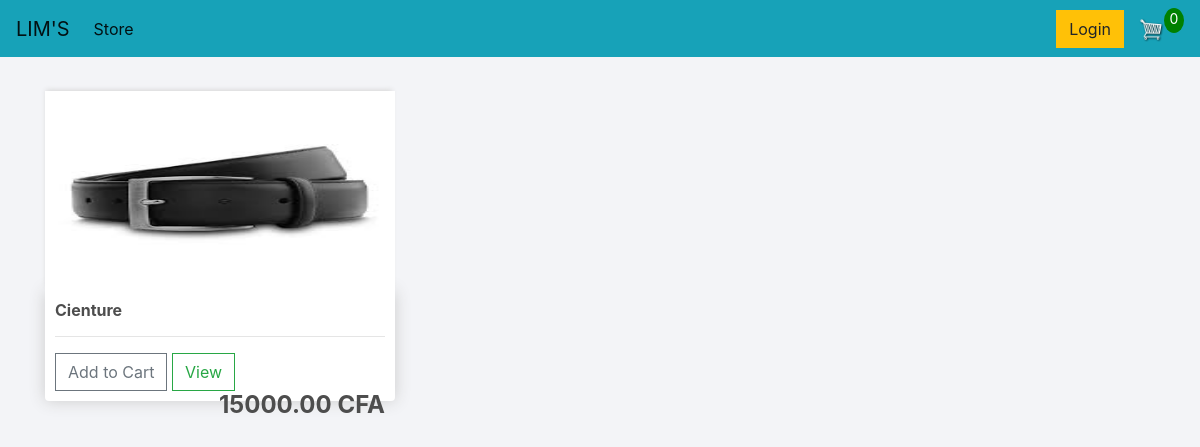
Before: / with the older database file.
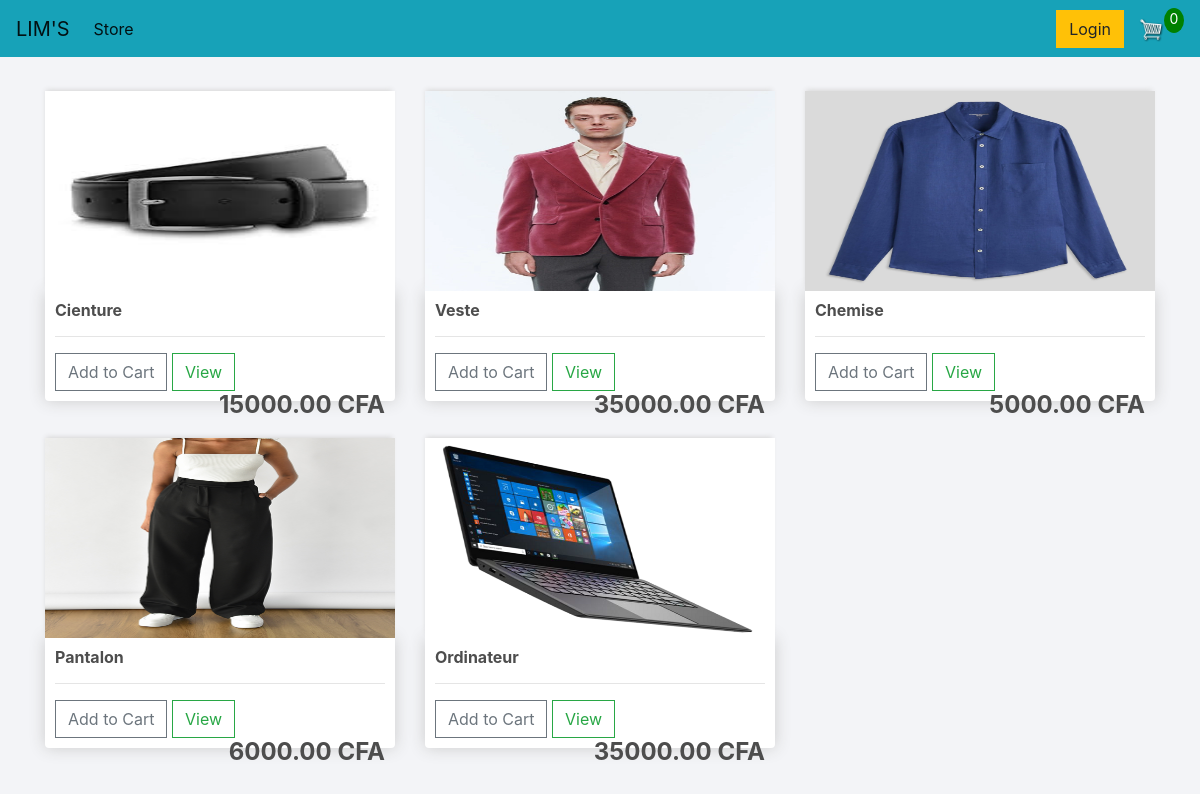
After: the same page with the newer database file.
### store/models.py (models this page shows, shortened)
class Product(models.Model):
    name = models.CharField(max_length=200, null=True)
    price = models.DecimalField(max_digits=7, decimal_places=2)
    digital = models.BooleanField(default=False, null=True, blank=True)
    image = models.ImageField(null=True, blank=True)

### store/views.py (the view)
# urls.py: path('', include('store.urls')),
def store(request):
    data = cartData(request)
    cartItems = data['cartItems']
    products = Product.objects.all()
    context = {'products':products, 'cartItems':cartItems}
    return render(request, 'store/store.html', context)

### store/utils.py (called while the page is built, shortened)
def cookieCart(request):
    try:
        cart = json.loads(request.COOKIES['cart'])
    except:
        cart = {}
    print('Cart:', cart)
    items = []
    order = {'get_cart_total':0, 'get_cart_items':0, 'shipping':False}
    cartItems = order['get_cart_items']
    return {'cartItems':cartItems, 'order':order, 'items': items}

def cartData(request):
    if request.user.is_authenticated:
        customer = request.user.customer
        order, created = Order.objects.get_or_create(customer=customer, complete=False)
        items = order.orderitem_set.all()
        cartItems = order.get_cart_items
    else:
        cookieData = cookieCart(request)
        cartItems = cookieData['cartItems']
        order = cookieData['order']
        items = cookieData['items']
    return {'cartItems':cartItems, 'order':order, 'items': items}

### store/templates/store/store.html
{% extends 'store/index.html' %}
{% load static %}
{% block content %}
<div class="row">
	{% for product in products %}
	<div class="col-lg-4">
        <img class="thumbnail" src="{{product.image.url}}" alt="{{product.name}}">
		<div class="box-element product">
            <h6><strong>{{product.name}}</strong></h6>
            <hr>
            <button data-product={{product.id}} data-action="add" class="btn btn-outline-secondary add-btn update-cart">Add to Cart</button>
				<a class="btn btn-outline-success" href="#">View</a>
				<h4 style="display: inline-block; float: right"><strong>{{product.price|floatformat:2}} CFA</strong></h4>
		</div>
	</div>
	{% endfor %}
</div>
{% endblock %}

### store/templates/store/index.html (shortened to what this page needs)
<!DOCTYPE html>
{% load static %}
<html>
<head>
	<link rel="stylesheet" href="https://stackpath.bootstrapcdn.com/bootstrap/4.4.1/css/bootstrap.min.css">
	<link rel="stylesheet" href="{% static '/css/styles.css' %}" />
</head>
<body>
	<nav class="navbar navbar-expand-lg navbar-light bg-info">
	  <a class="navbar-brand" href="{% url 'store' %}">LIM'S</a>
	  <div class="collapse navbar-collapse" id="navbarSupportedContent">
	    <ul class="navbar-nav mr-auto">
	      <li class="nav-item active">
	        <a class="nav-link" href="{% url 'store' %}">Store<span class="sr-only">(current)</span></a>
	      </li>
	    </ul>
		<div class="form-inline my-2 my-lg-0">
			<a href="{% url 'login' %}"class="btn btn-warning">Login</a>
			<a href="{% url 'cart' %}">
			   <img  id="cart-icon" src="{% static 'images/cart.png' %}">
		   </a>
		   <p id="cart-total">{{cartItems}}</p>
	   </div>
	  </div>
	</nav>
     <div class="container">
            <br>
            {% block content %}
            {% endblock content %}
         </div>
</body>
</html>

### ecommerce/static/css/styles.css (style rules this page uses)
body { background-color: rgb(243, 244, 247); }
h1, h2, h3, h4, h5, h6 { color: hsl(0, 0%, 30%); }
.box-element { box-shadow: hsl(0, 0%, 80%) 0 0 16px; background-color: #fff; border-radius: 4px; padding: 10px; }
.thumbnail { width: 100%; height: 200px; -webkit-box-shadow: -1px -3px 5px -2px rgba(214, 214, 214, 1); -moz-box-shadow: -1px -3px 5px -2px rgba(214, 214, 214, 1); box-shadow: -1px -3px 5px -2px rgba(214, 214, 214, 1); }
.product { border-radius: 0 0 4px 4px; }
#cart-icon { width: 25px; display: inline-block; margin-left: 15px; }
#cart-total { display: block; text-align: center; color: #fff; background-color: green; width: 20px; height: 25px; border-radius: 50%; font-size: 14px; }
.col-lg-4, .col-lg-6, .col-lg-8, .col-lg-12 { margin-top: 10px; }
.btn { border-radius: 0; }

Changed rows visible on the page:
added Product: image (picture), name "Veste", price "35000.00"
added Product: image (picture), name "Chemise", price "5000.00"
added Product: image (picture), name "Pantalon", price "6000.00"
added Product: image (picture), name "Ordinateur", price "35000.00"
